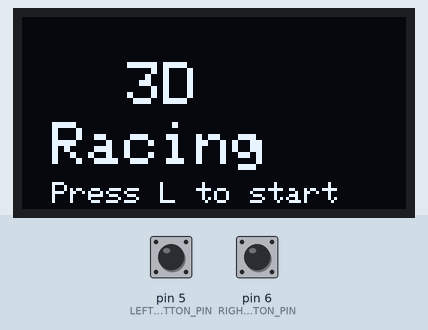
Simulated run of this sketch. Board: Arduino Uno, built with avr-gcc and run on an emulated ATmega328P. Shown: 128×64 one-colour display. The inputs (shaded band) are chosen by the test bench; at power-on: pin 5 (LEFT_BUTTON_PIN) HIGH, pin 6 (RIGHT_BUTTON_PIN) HIGH. Random numbers use the default seed unless the sketch sets one.

Above: at 1.2 s.
1.3 s: pin 5 (LEFT_BUTTON_PIN) pulled LOW for 0.15 s
At 1.86 s:
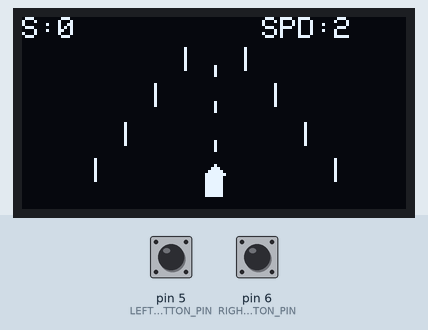
3.8 s: pin 6 (RIGHT_BUTTON_PIN) pulled LOW for 0.15 s
At 5.19 s:
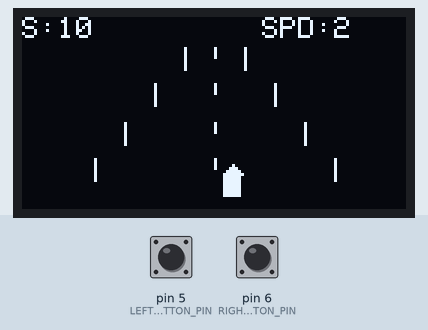
5.4 s: pin 6 (RIGHT_BUTTON_PIN) pulled LOW for 1 s
At 9.3 s:
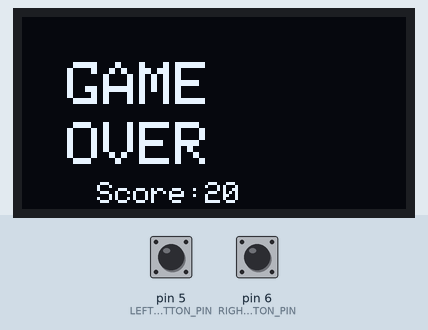
9.4 s: pin 5 (LEFT_BUTTON_PIN) pulled LOW for 3.2 s
At 12.74 s:
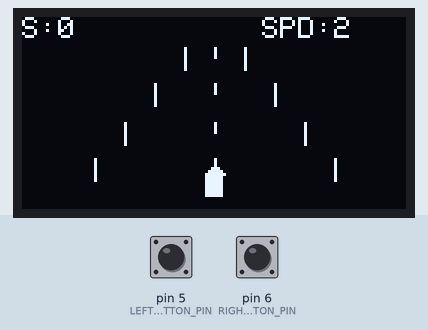

The sketch:

3d_racing.ino
```cpp
#include <Wire.h>
#include <Adafruit_GFX.h>
#include <Adafruit_SSD1306.h>

#define SCREEN_WIDTH 128
#define SCREEN_HEIGHT 64
Adafruit_SSD1306 display(SCREEN_WIDTH, SCREEN_HEIGHT, &Wire, -1);

const int LEFT_BUTTON_PIN = 5;
const int RIGHT_BUTTON_PIN = 6;

// ゲーム設定
const int ROAD_SEGMENTS = 8;  // 道路の分割数
const int MAX_OBSTACLES = 3;   // 最大障害物数

// プレイヤー
int playerX = 64;  // 画面中央
const int playerY = 52;
const int playerWidth = 6;
const int playerHeight = 8;

// 道路
float roadOffset = 0;
float roadSpeed = 2.0;

// 障害物
struct Obstacle {
  float z;        // 奥行き位置 (0=遠い, 100=手前)
  int laneX;      // レーン位置 (0=左, 1=中央, 2=右)
  bool active;
};
Obstacle obstacles[MAX_OBSTACLES];

// ゲーム状態
bool gameStarted = false;
bool gameOver = false;
bool gameOverDisplayed = false;
int score = 0;
unsigned long lastUpdateTime = 0;
unsigned long lastObstacleTime = 0;
int obstacleSpawnDelay = 2000;  // 初期値（constを削除）
unsigned long lastButtonTime = 0;
const int buttonDelay = 100;

void setup() {
  display.begin(SSD1306_SWITCHCAPVCC, 0x3C);
  pinMode(LEFT_BUTTON_PIN, INPUT_PULLUP);
  pinMode(RIGHT_BUTTON_PIN, INPUT_PULLUP);

  randomSeed(analogRead(0));

  displayTitle();
}

void displayTitle() {
  display.clearDisplay();
  display.setTextSize(2);
  display.setTextColor(SSD1306_WHITE);
  display.setCursor(35, 15);
  display.print("3D");
  display.setCursor(10, 35);
  display.print("Racing");
  display.setTextSize(1);
  display.setCursor(10, 55);
  display.print("Press L to start");
  display.display();
}

void initGame() {
  playerX = 64;
  roadOffset = 0;
  roadSpeed = 2.0;
  score = 0;
  gameOver = false;
  gameOverDisplayed = false;
  obstacleSpawnDelay = 2000;  // 初期値にリセット

  // 障害物をクリア
  for (int i = 0; i < MAX_OBSTACLES; i++) {
    obstacles[i].active = false;
  }

  lastObstacleTime = millis();
}

void spawnObstacle() {
  // 空いているスロットを探す
  for (int i = 0; i < MAX_OBSTACLES; i++) {
    if (!obstacles[i].active) {
      obstacles[i].z = 0;  // 遠くから開始
      obstacles[i].laneX = random(3);  // 0, 1, 2のいずれか
      obstacles[i].active = true;
      break;
    }
  }
}

void drawRoad() {
  // 道路セグメントを描画（奥から手前へ）
  for (int i = 0; i < ROAD_SEGMENTS; i++) {
    float depth = (float)i / ROAD_SEGMENTS;  // 0(遠い) ～ 1(近い)

    // オフセットを適用
    float segmentOffset = fmod(roadOffset + depth * 100, 20);

    // 遠近法による幅の計算
    int y = 10 + (int)(depth * 50);
    int roadWidth = 20 + (int)(depth * 80);
    int leftX = (SCREEN_WIDTH - roadWidth) / 2;
    int rightX = leftX + roadWidth;

    // 道路の境界線
    if (i % 2 == 0) {
      display.drawFastVLine(leftX, y, 8, SSD1306_WHITE);
      display.drawFastVLine(rightX, y, 8, SSD1306_WHITE);
    }

    // 中央線（点線）
    if (i % 2 == (int)(roadOffset / 10) % 2) {
      int centerX = SCREEN_WIDTH / 2;
      display.drawFastVLine(centerX, y, 4, SSD1306_WHITE);
    }
  }
}

void drawPlayer() {
  // シンプルな車の形
  // 車体
  display.fillRect(playerX - playerWidth/2, playerY, playerWidth, playerHeight, SSD1306_WHITE);
  // フロント部分
  display.fillTriangle(
    playerX - playerWidth/2, playerY,
    playerX + playerWidth/2, playerY,
    playerX, playerY - 3,
    SSD1306_WHITE
  );
}

void drawObstacles() {
  for (int i = 0; i < MAX_OBSTACLES; i++) {
    if (obstacles[i].active) {
      // 奥行きから画面上の位置とサイズを計算
      float depth = obstacles[i].z / 100.0;  // 0(遠い) ～ 1(近い)

      if (depth >= 0 && depth <= 1) {
        int y = 10 + (int)(depth * 50);
        int size = 3 + (int)(depth * 5);

        // レーン位置の計算
        int roadWidth = 20 + (int)(depth * 80);
        int leftX = (SCREEN_WIDTH - roadWidth) / 2;
        int laneWidth = roadWidth / 3;
        int obstacleX = leftX + obstacles[i].laneX * laneWidth + laneWidth / 2;

        // 障害物を描画（四角）
        display.fillRect(obstacleX - size/2, y, size, size * 2, SSD1306_WHITE);
      }
    }
  }
}

bool checkCollision() {
  for (int i = 0; i < MAX_OBSTACLES; i++) {
    if (obstacles[i].active) {
      float depth = obstacles[i].z / 100.0;

      // プレイヤーの本当に近くにある障害物のみチェック（非常に狭い範囲）
      if (depth > 0.95 && depth <= 1.0) {
        // 障害物の画面上の位置を計算
        int y = 10 + (int)(depth * 50);
        int size = 3 + (int)(depth * 5);

        int roadWidth = 20 + (int)(depth * 80);
        int leftX = (SCREEN_WIDTH - roadWidth) / 2;
        int laneWidth = roadWidth / 3;
        int obstacleX = leftX + obstacles[i].laneX * laneWidth + laneWidth / 2;

        // プレイヤーの車の位置（画面下部）
        // プレイヤーがどのレーンにいるかを計算
        int playerLane = -1;
        for (int lane = 0; lane < 3; lane++) {
          int laneLeft = leftX + lane * laneWidth;
          int laneRight = laneLeft + laneWidth;
          int laneCenter = (laneLeft + laneRight) / 2;

          // プレイヤーの中心がこのレーンの中心付近にあるか（さらに狭い範囲）
          if (playerX >= laneCenter - laneWidth / 4 && playerX <= laneCenter + laneWidth / 4) {
            playerLane = lane;
            break;
          }
        }

        // 同じレーンにいる場合のみ衝突
        if (playerLane == obstacles[i].laneX) {
          // さらに、X座標が近いかチェック
          int dx = abs(playerX - obstacleX);
          if (dx < playerWidth) {
            return true;
          }
        }
      }
    }
  }
  return false;
}

void showGameOverScreen() {
  display.clearDisplay();
  display.setTextSize(2);
  display.setTextColor(SSD1306_WHITE);
  display.setCursor(15, 15);
  display.print("GAME");
  display.setCursor(15, 35);
  display.print("OVER");
  display.setTextSize(1);
  display.setCursor(25, 55);
  display.print("Score:");
  display.print(score);
  display.display();
}

void showRetryScreen() {
  display.clearDisplay();
  display.setTextSize(1);
  display.setCursor(30, 20);
  display.print("Score:");
  display.print(score);
  display.setCursor(10, 40);
  display.print("Press L to retry");
  display.display();
}

void loop() {
  // ゲーム開始前
  if (!gameStarted) {
    if (digitalRead(LEFT_BUTTON_PIN) == LOW) {
      delay(50);
      while (digitalRead(LEFT_BUTTON_PIN) == LOW) {
        delay(10);
      }
      gameStarted = true;
      initGame();
    }
    return;
  }

  // ゲームオーバー
  if (gameOver) {
    // 最初に1回だけゲームオーバー画面を表示
    if (!gameOverDisplayed) {
      showGameOverScreen();
      delay(2000);
      gameOverDisplayed = true;
    }

    // リトライ待ち画面を表示
    showRetryScreen();

    // ボタン入力チェック
    if (digitalRead(LEFT_BUTTON_PIN) == LOW) {
      delay(50);
      while (digitalRead(LEFT_BUTTON_PIN) == LOW) {
        delay(10);
      }
      initGame();
    }
    return;
  }

  unsigned long currentTime = millis();

  // プレイヤー操作
  if (currentTime - lastButtonTime > buttonDelay) {
    if (digitalRead(LEFT_BUTTON_PIN) == LOW) {
      playerX -= 3;
      if (playerX < 20) playerX = 20;
      lastButtonTime = currentTime;
    }
    if (digitalRead(RIGHT_BUTTON_PIN) == LOW) {
      playerX += 3;
      if (playerX > 108) playerX = 108;
      lastButtonTime = currentTime;
    }
  }

  // 道路のスクロール
  roadOffset += roadSpeed;
  if (roadOffset > 100) roadOffset = 0;

  // 障害物の更新
  for (int i = 0; i < MAX_OBSTACLES; i++) {
    if (obstacles[i].active) {
      obstacles[i].z += roadSpeed * 2;

      // 画面外に出たら非アクティブに
      if (obstacles[i].z > 100) {
        obstacles[i].active = false;
        score += 10;  // 避けたらスコア加算
      }
    }
  }

  // 新しい障害物を生成
  if (currentTime - lastObstacleTime > obstacleSpawnDelay) {
    spawnObstacle();
    lastObstacleTime = currentTime;

    // スコアに応じて出現頻度を上げる
    if (score >= 100 && obstacleSpawnDelay > 800) {
      obstacleSpawnDelay -= 50;  // 100点ごとに50ms短縮
    }
  }

  // 衝突判定
  if (checkCollision()) {
    gameOver = true;
    return;
  }

  // スコアに応じて速度アップ
  if (score > 0 && score % 50 == 0) {
    roadSpeed = 2.0 + (score / 100.0);
  }

  // 描画
  display.clearDisplay();

  // スコア表示
  display.setTextSize(1);
  display.setTextColor(SSD1306_WHITE);
  display.setCursor(0, 0);
  display.print("S:");
  display.print(score);

  // 速度表示
  display.setCursor(80, 0);
  display.print("SPD:");
  display.print((int)roadSpeed);

  // 道路を描画
  drawRoad();

  // 障害物を描画
  drawObstacles();

  // プレイヤーを描画
  drawPlayer();

  display.display();
  delay(30);
}
```

Measured:
- after the input at 1.3 s, the display: first changes after 0.18 s (image 1 shows a later state)
